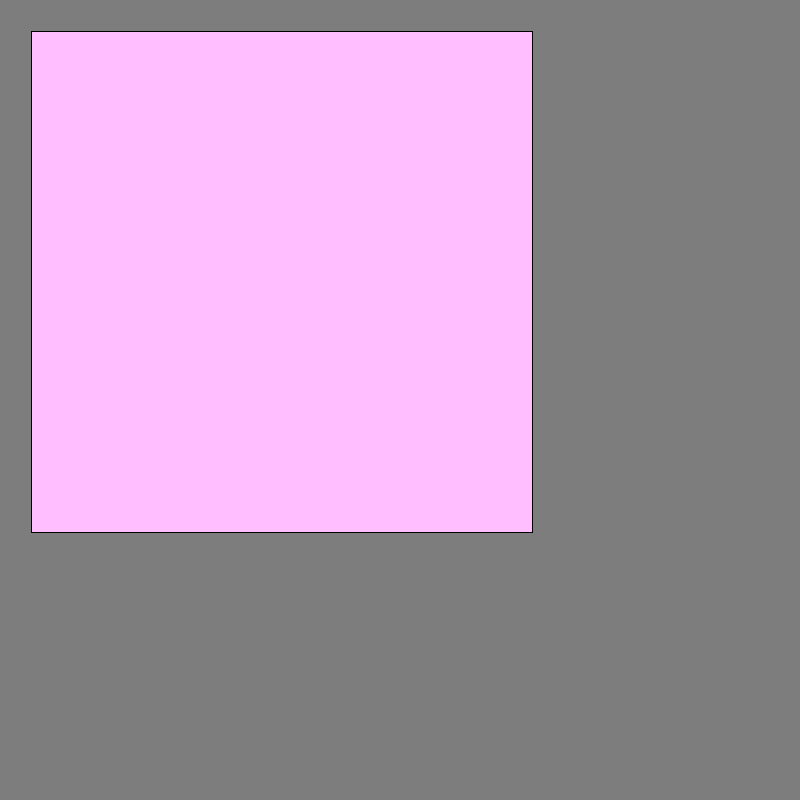
Frame 1 (no input)
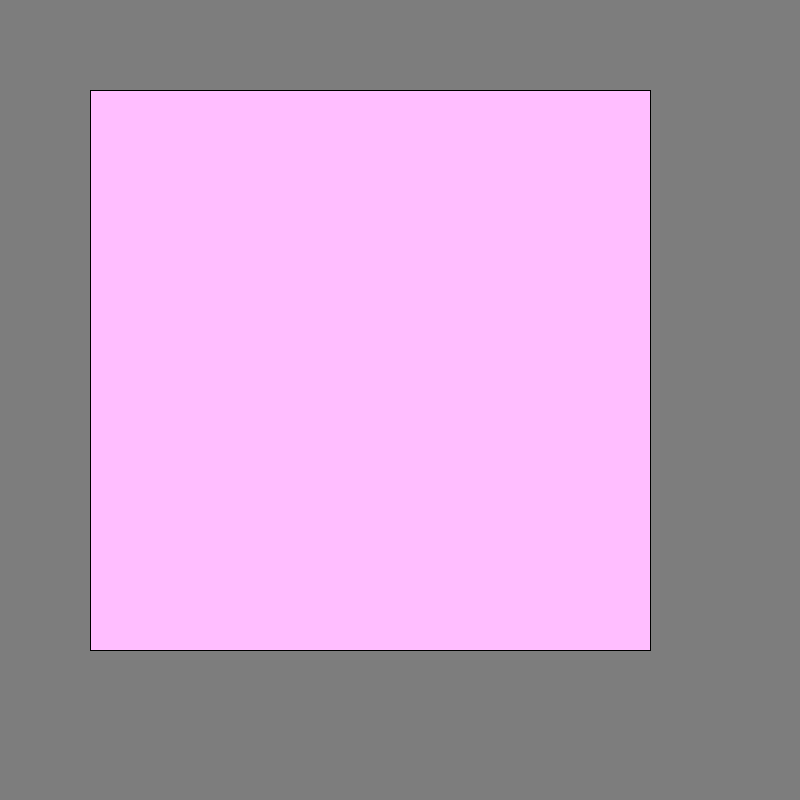
Frame 60 (the mouse pressed at the canvas centre just before this capture)
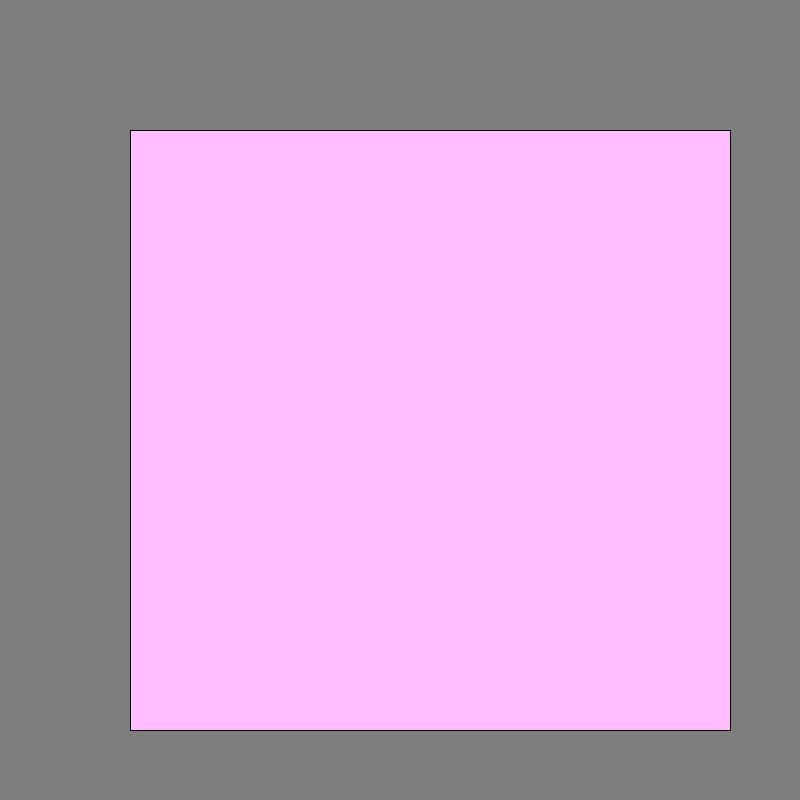
Frame 120 (the mouse held since frame 60 and released just before this capture)

The Processing sketch that drew these frames (run headless with seeded random() and noise(); from frame 60 on, the mouse is pressed at the canvas centre):

// Processing sketch: par_o_impar
// ── par_o_impar.pde
int b;
int a=500;
int value=30;
int x;

void setup()
{
  
 size(800,800); 
 println(par(a));   
}


int par(int a) {
  for (int n=a%2;;) {
    
if(n>0){
 println("es impar"); 
}
else {
  println("es par");
  
  }
  b=a;
  x=n;
  return a;
}}

void draw (){
  background(125);
  if(x>0){
  fill(a,190,a);
  triangle(a, a, 20, a, value, 400);
  if (a<800){
  a=a+1;
  }
  else {
    if (value<400)
   value=value+1;     
  }
  
  }
  else{
    
    if(value< 400 && a<600){
    value=value+1;
    a=a+1;}
  fill(a,190,a);
    rect(value,value,a,a);
  }
}
